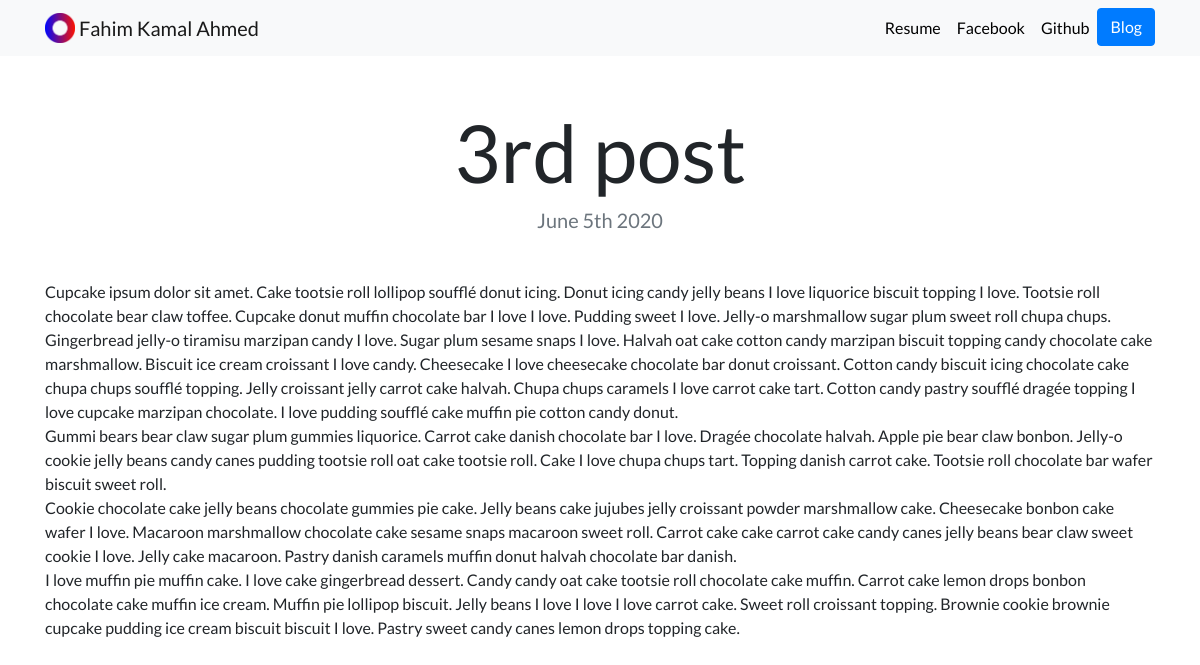
Page /blog/3/ on the committed database.
### blog/models.py (models this page shows, shortened)
class Blog(models.Model):
    title = models.CharField(max_length=100)
    description = models.TextField()
    date = models.DateTimeField(verbose_name='Published Date')

### blog/views.py (the view)
# urls.py: path('<int:blog_id>/', views.detail, name='detail'),
def detail(request, blog_id):
    blog = get_object_or_404(Blog, pk=blog_id)
    return render(request, 'blog/detail.html', {'blog': blog})

### blog/templates/blog/detail.html
{% extends "base.html" %}
{% block content %}
  <div class="container">
    <h1 class="text-center mt-5" id="blogdetailtitle">{{ blog.title }}</h1>
    <h5 class="text-center text-muted mb-5">{{ blog.date|date:'F jS Y' }}</h5>
    {{ blog.description|safe }}
  </div>
{% endblock %}

### static/master.css (style rules this page uses)
body { font-family: 'Lato', sans-serif; }
@media (min-width: 992px) { #blogdetailtitle { font-size: 5rem; } }

### rows in the picture
Blog: title "3rd post", date "June 5th 2020", description "Cupcake ipsum dolor sit amet. Cake tootsie roll lollipop soufflé donut icing. Donut icing candy jelly beans I love liquorice biscuit topping I love. Tootsie roll chocolate bear claw toffee. Cupcake donut muffin chocolate bar I love I love. Pudding sweet I love. Jelly-o marshmallow sugar plum sweet roll chupa chups. Gingerbread jelly-o tiramisu marzipan candy I love. Sugar plum sesame snaps I love. Halvah oat cake cotton candy marzipan biscuit topping candy chocolate cake marshmallow. Biscuit ice cream croissant I love candy. Cheesecake I love cheesecake chocolate bar donut croissant. Cotton candy biscuit icing chocolate cake chupa chups soufflé topping. Jelly croissant jelly carrot cake…"
